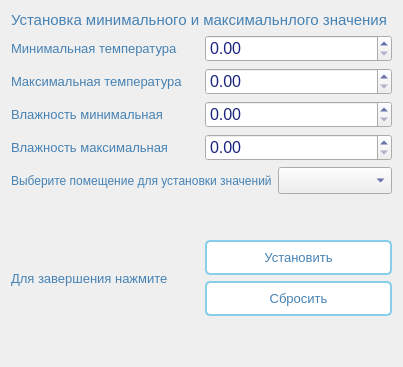
     <widget class="QWidget" name="setLimitPage">
      <layout class="QVBoxLayout" name="verticalLayout_14">
       <item>
        <widget class="QLabel" name="label_6">
         <property name="font">
          <font>
           <pointsize>11</pointsize>
           <weight>50</weight>
           <italic>false</italic>
           <bold>false</bold>
          </font>
         </property>
         <property name="styleSheet">
          <string notr="true">QLabel {
    color: #4682B4;

    font-weight: normal;
}</string>
         </property>
         <property name="text">
          <string>Установка минимального и максимальнлого значения </string>
         </property>
        </widget>
       </item>
       <item>
        <layout class="QHBoxLayout" name="horizontalLayout_7">
         <item>
          <widget class="QLabel" name="label_7">
           <property name="font">
            <font>
             <pointsize>10</pointsize>
             <weight>50</weight>
             <bold>false</bold>
            </font>
           </property>
           <property name="styleSheet">
            <string notr="true">QLabel {
    color: #4682B4;

    font-weight: normal;
}</string>
           </property>
           <property name="text">
            <string>Минимальная температура</string>
           </property>
          </widget>
         </item>
         <item>
          <widget class="QDoubleSpinBox" name="minTempSpinBox">
           <property name="font">
            <font>
             <pointsize>12</pointsize>
            </font>
           </property>
           <property name="styleSheet">
            <string notr="true"> color: #1A237E; </string>
           </property>
          </widget>
         </item>
        </layout>
       </item>
       <item>
        <layout class="QHBoxLayout" name="horizontalLayout_8">
         <item>
          <widget class="QLabel" name="label_8">
           <property name="font">
            <font>
             <pointsize>10</pointsize>
             <weight>50</weight>
             <bold>false</bold>
            </font>
           </property>
           <property name="styleSheet">
            <string notr="true">QLabel {
    color: #4682B4;

    font-weight: normal;
}</string>
           </property>
           <property name="text">
            <string>Максимальная температура</string>
           </property>
          </widget>
         </item>
         <item>
          <widget class="QDoubleSpinBox" name="maxTempSpinBox">
           <property name="font">
            <font>
             <pointsize>12</pointsize>
            </font>
           </property>
           <property name="styleSheet">
            <string notr="true"> color: #1A237E; </string>
           </property>
          </widget>
         </item>
        </layout>
       </item>
       <item>
        <layout class="QHBoxLayout" name="horizontalLayout_9">
         <item>
          <widget class="QLabel" name="label_9">
           <property name="font">
            <font>
             <pointsize>10</pointsize>
             <weight>50</weight>
             <bold>false</bold>
            </font>
           </property>
           <property name="styleSheet">
            <string notr="true">QLabel {
    color: #4682B4;

    font-weight: normal;
}</string>
           </property>
           <property name="text">
            <string>Влажность минимальная</string>
           </property>
          </widget>
         </item>
         <item>
          <widget class="QDoubleSpinBox" name="minHumSpinBox">
           <property name="font">
            <font>
             <pointsize>12</pointsize>
            </font>
           </property>
           <property name="styleSheet">
            <string notr="true"> color: #1A237E; </string>
           </property>
          </widget>
         </item>
        </layout>
       </item>
       <item>
        <layout class="QHBoxLayout" name="horizontalLayout_10">
         <item>
          <widget class="QLabel" name="label_10">
           <property name="font">
            <font>
             <pointsize>10</pointsize>
             <weight>50</weight>
             <bold>false</bold>
            </font>
           </property>
           <property name="styleSheet">
            <string notr="true">QLabel {
    color: #4682B4;

    font-weight: normal;
}</string>
           </property>
           <property name="text">
            <string>Влажность максимальная</string>
           </property>
          </widget>
         </item>
         <item>
          <widget class="QDoubleSpinBox" name="maxHumSpinBox">
           <property name="font">
            <font>
             <pointsize>12</pointsize>
            </font>
           </property>
           <property name="styleSheet">
            <string notr="true"> color: #1A237E; </string>
           </property>
          </widget>
         </item>
        </layout>
       </item>
       <item>
        <layout class="QHBoxLayout" name="horizontalLayout_11">
         <item>
          <widget class="QLabel" name="label_11">
           <property name="font">
            <font>
             <pointsize>9</pointsize>
             <weight>50</weight>
             <bold>false</bold>
            </font>
           </property>
           <property name="styleSheet">
            <string notr="true">QLabel {
    color: #4682B4;

    font-weight: normal;
}</string>
           </property>
           <property name="text">
            <string>Выберите помещение для установки значений</string>
           </property>
          </widget>
         </item>
         <item>
          <widget class="QComboBox" name="roomsComboBox">
           <property name="font">
            <font>
             <pointsize>12</pointsize>
            </font>
           </property>
           <property name="styleSheet">
            <string notr="true"> color: #1A237E; </string>
           </property>
          </widget>
         </item>
        </layout>
       </item>
       <item>
        <spacer name="verticalSpacer_9">
         <property name="orientation">
          <enum>Qt::Vertical</enum>
         </property>
         <property name="sizeType">
          <enum>QSizePolicy::Minimum</enum>
         </property>
         <property name="sizeHint" stdset="0">
          <size>
           <width>20</width>
           <height>40</height>
          </size>
         </property>
        </spacer>
       </item>
       <item>
        <layout class="QHBoxLayout" name="horizontalLayout_12">
         <item>
          <widget class="QLabel" name="label_12">
           <property name="font">
            <font>
             <pointsize>10</pointsize>
             <weight>50</weight>
             <bold>false</bold>
            </font>
           </property>
           <property name="styleSheet">
            <string notr="true">QLabel {
    color: #4682B4;

    font-weight: normal;
}</string>
           </property>
           <property name="text">
            <string>Для завершения нажмите</string>
           </property>
          </widget>
         </item>
         <item>
          <layout class="QVBoxLayout" name="verticalLayout_6">
           <item>
            <widget class="QPushButton" name="setButton">
             <property name="font">
              <font>
               <pointsize>10</pointsize>
              </font>
             </property>
             <property name="styleSheet">
              <string notr="true">QPushButton {
    background-color: white;
    border: 2px solid #87CEEB;
    border-radius: 5px;
    padding: 8px;
    color: #4682B4;
}

QPushButton:hover {
    background-color: #F0F8FF;
}

QPushButton:pressed {
    background-color: #E6F3FF;
}</string>
             </property>
             <property name="text">
              <string>Установить</string>
             </property>
            </widget>
           </item>
           <item>
            <widget class="QPushButton" name="clearButton">
             <property name="font">
              <font>
               <pointsize>10</pointsize>
              </font>
             </property>
             <property name="styleSheet">
              <string notr="true">QPushButton {
    background-color: white;
    border: 2px solid #87CEEB;
    border-radius: 5px;
    padding: 8px;
    color: #4682B4;
}

QPushButton:hover {
    background-color: #F0F8FF;
}

QPushButton:pressed {
    background-color: #E6F3FF;
}</string>
             </property>
             <property name="text">
              <string>Сбросить</string>
             </property>
            </widget>
           </item>
          </layout>
         </item>
        </layout>
       </item>
       <item>
        <spacer name="verticalSpacer_10">
         <property name="orientation">
          <enum>Qt::Vertical</enum>
         </property>
         <property name="sizeHint" stdset="0">
          <size>
           <width>20</width>
           <height>40</height>
          </size>
         </property>
        </spacer>
       </item>
      </layout>
     </widget>
